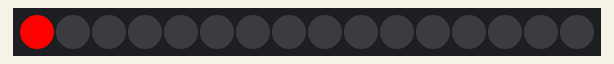
A sketch run on a simulated Arduino Uno, built with avr-gcc and run on an emulated ATmega328P. Parts: 16 RGB LEDs in strip order, left to right. Dim RGB values are drawn brighter than linear; random numbers use the default seed unless the sketch sets one; what the sketch prints to the serial monitor is not drawn.

Above: at 0.1 s.
At 10.6 s:
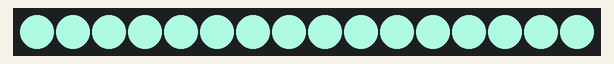
At 14.1 s:
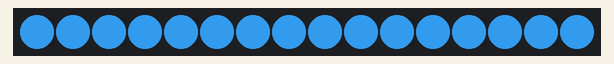
At 20.1 s:
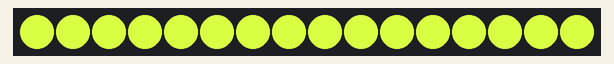
At 23.6 s:
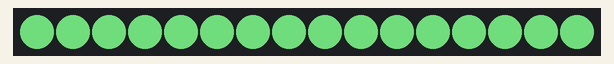
At 32.8 s:
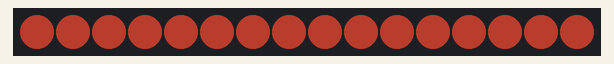

Measured:
- what the display in image 1 shows lasts 3.5 s, from 10.6 s to 14.1 s
- what the display in image 2 shows lasts 5.9 s, from 14.1 s to 20.0 s
- what the display in image 3 shows lasts 3.6 s, from 20.0 s to 23.6 s
- what the display in image 4 shows lasts 3.2 s, from 23.6 s to 26.8 s

The sketch:

LED_Circle.ino
```cpp
#include <Adafruit_NeoPixel.h>

#define pinDIN 3
#define pocetLED 16

Adafruit_NeoPixel rgbWS = Adafruit_NeoPixel(pocetLED, pinDIN, NEO_GRB + NEO_KHZ800);

boolean opakovat = true;
boolean opakovat_r = true;
boolean opakovat_g = true;
boolean opakovat_b = true;

byte con_r = 0;
byte con_g = 0;
byte con_b = 0;


void setup()
{
  rgbWS.begin();
  Serial.begin(9600);
  setRGB(255, 0  , 0  , 1);
  delay(500);
  setRGB(0  , 255, 0  , 2);
  delay(500);
  setRGB(0  , 0  , 255, 3);
  delay(500);
  setRGB(0  , 0  , 0  , 1);
  setRGB(0  , 0  , 0  , 2);
  setRGB(0  , 0  , 0  , 3);
  delay(500);

}

void loop()
{
  int i;
  int r;
  int g;
  int b;
  r = random(256);
  g = random(256);
  b = random(256);
  Serial.print("Cervena: ");
  Serial.println(r);
  Serial.print("Zelena: ");
  Serial.println(g);
  Serial.print("Modra: ");
  Serial.println(b);
  //delay(5000);
  do{
    if(con_r != r){
      if (con_r < r){
        while(opakovat_r){
          con_r = con_r + 1;
            for(i = 0;i <= pocetLED;i++){
            setRGB(con_r,con_g,con_b,i);
          }
            Serial.print("Red+:");
            Serial.println(con_r);
          i = 0;
           if (con_r == r)opakovat_r = false;
        }
      }
    else if (con_r > r){
        while(opakovat_r){
          con_r = con_r - 1;
            for(i = 0;i <= pocetLED;i++){
            setRGB(con_r,con_g,con_b,i);
          }
          Serial.print("Red-:");
          Serial.println(con_r);
          i = 0;
          if (con_r == r)opakovat_r = false;
        }
      }
    }
  else if(con_g != g){
       if (con_g < g){
        while(opakovat_g){
          con_g = con_g + 1;
            for(i = 0;i <= pocetLED;i++){
            setRGB(con_r,con_g,con_b,i);
          }
          Serial.print("Green+:");
          Serial.println(con_g);
          i = 0;
          if (con_g == g)opakovat_g = false;
        }
      }
    else if (con_g > g){
        while(opakovat_g){
          con_g = con_g - 1;
            for(i = 0;i <= pocetLED;i++){
            setRGB(con_r,con_g,con_b,i);
          }
          Serial.print("Green-:");
          Serial.println(con_g);
          i = 0;
          if (con_g == g)opakovat_g = false;
        }
      }
    }
    else if(con_b != b){
      if (con_b < b){
        while(opakovat_b){
          con_b = con_b + 1;
            for(i = 0;i <= pocetLED;i++){
            setRGB(con_r,con_g,con_b,i);
          }
          Serial.print("Blue+:");
          Serial.println(con_b);
          i = 0;
          if (con_b == b)opakovat_b = false;
        }
      }
    else if (con_b > b){
        while(opakovat_b){
          con_b = con_b - 1;
            for(i = 0;i <= pocetLED;i++){
            setRGB(con_r,con_g,con_b,i);
          }
          Serial.print("Blue-:");
          Serial.println(con_b);
          i = 0;
          if (con_b == b)opakovat_b = false;
        }
      }
    }
    else{
    opakovat = false;
    }
  }while(opakovat);
  opakovat = true;
  opakovat_r = true;
  opakovat_g = true;
  opakovat_b = true;
  //delay(2000);

}

void setRGB (byte r, byte g, byte b, int cislo) {
  uint32_t barva;
  barva = rgbWS.Color(r, g, b);
  rgbWS.setPixelColor(cislo - 1, barva);
  rgbWS.show();
}
```
